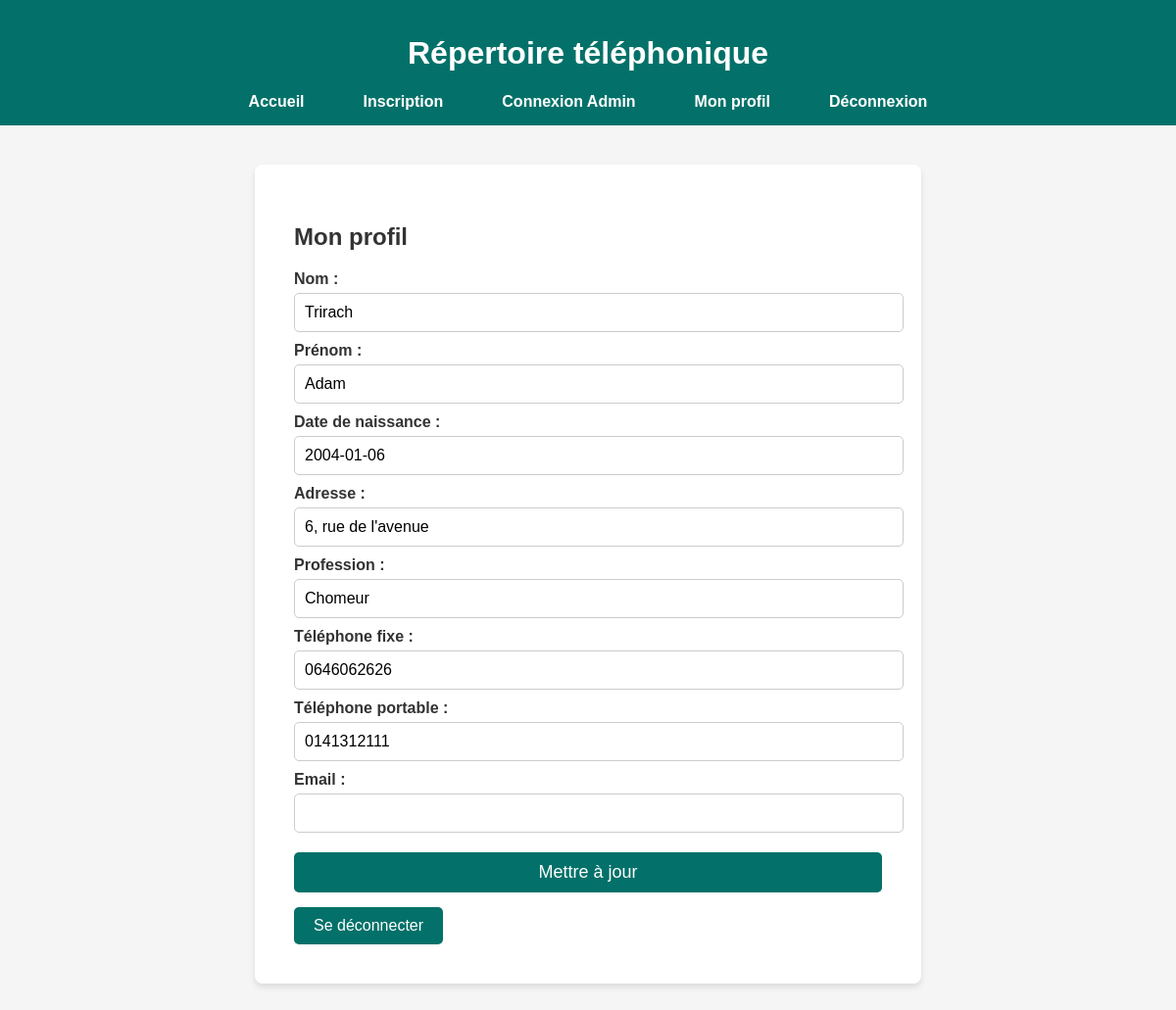
The page /profil (signed in) on the database its author committed.
### tables this page shows
CREATE TABLE CONTACT (
  id_contact INTEGER PRIMARY KEY,
  nom VARCHAR(100) NOT NULL,
  prenom VARCHAR(100) NOT NULL,
  date_naissance DATE,
  adresse TEXT,
  profession VARCHAR(100),
  phone_fixe VARCHAR(20),
  phone_portable VARCHAR(20),
  email VARCHAR(255) UNIQUE
);

### app.py (the view, shortened to what this page needs)
@app.route("/profil", methods=["GET", "POST"])
def profil():
    if "username" not in session:
        flash("Connecte-toi d'abord.", "error")
        return redirect(url_for("login"))
    contact_id = session.get("contact_id")
    if not contact_id:
        flash("Aucune fiche liée à ce compte.", "error")
        return redirect(url_for("index"))
    conn = get_conn()
    try: #on récupere la fiche à partir de l'identifiant stocké en session
        person = conn.execute("SELECT * FROM CONTACT WHERE id_contact = ?", (contact_id,)).fetchone()
        if not person:
            flash("Fiche introuvable.", "error")
            return redirect(url_for("index"))
    finally:
        conn.close()
    return render_template("profil.html", person=person)

### app.py (called while the page is built)
def get_conn(): #ouvre une connection sqlite à la base "repertoire.db"
    conn = sqlite3.connect("repertoire.db")
    conn.row_factory = sqlite3.Row #permet de récupérer les colonnes par nom
    return conn

### templates/profil.html
{% extends 'base.html' %}
{% block content %}
<div class="form-container">
  <h2>Mon profil</h2>
  <form method="post">
    <label>Nom :</label><input name="nom" value="{{ person['nom'] }}">
    <label>Prénom :</label><input name="prenom" value="{{ person['prenom'] }}">
    <label>Date de naissance :</label><input name="date_naissance" value="{{ person['date_naissance'] or '' }}">
    <label>Adresse :</label><input name="adresse" value="{{ person['adresse'] or '' }}">
    <label>Profession :</label><input name="profession" value="{{ person['profession'] or '' }}">
    <label>Téléphone fixe :</label><input name="phone_fixe" value="{{ person['phone_fixe'] or '' }}">
    <label>Téléphone portable :</label><input name="phone_portable" value="{{ person['phone_portable'] or '' }}">
    <label>Email :</label><input name="email" value="{{ person['email'] or '' }}">
    <button>Mettre à jour</button>
  </form>
  <a class="button-link" href="{{ url_for('logout') }}">Se déconnecter</a>
</div>
{% endblock %}

### static/style.css (style rules this page uses)
body { font-family: Arial, sans-serif; margin: 0; padding: 0; background-color: #f5f5f5; color: #333; }
.form-container { width: 50%; margin: 40px auto; padding: 40px; background: white; border-radius: 8px; box-shadow: 0px 4px 6px rgba(0, 0, 0, 0.1); }
.form-container label { display: block; margin-top: 10px; font-weight: bold; }
.form-container input { width: 100%; padding: 10px; margin-top: 5px; border: 1px solid #ccc; border-radius: 5px; font-size: 16px; transition: border 0.3s ease-in-out; }
.form-container button { width: 100%; background-color: #037169; color: white; border: none; padding: 10px; font-size: 18px; cursor: pointer; margin-top: 20px; border-radius: 5px; transition: background-color 0.3s ease-in-out; }
.button-link { display: inline-block; margin-top: 15px; padding: 10px 20px; background-color: #037169; color: white; text-decoration: none; border-radius: 5px; transition: background-color 0.3s ease; }

### rows shown on the page
CONTACT: nom "Trirach", prenom "Adam", date_naissance "2004-01-06", adresse "6, rue de l'avenue", profession "Chomeur", phone_fixe "0646062626", phone_portable "0141312111"
